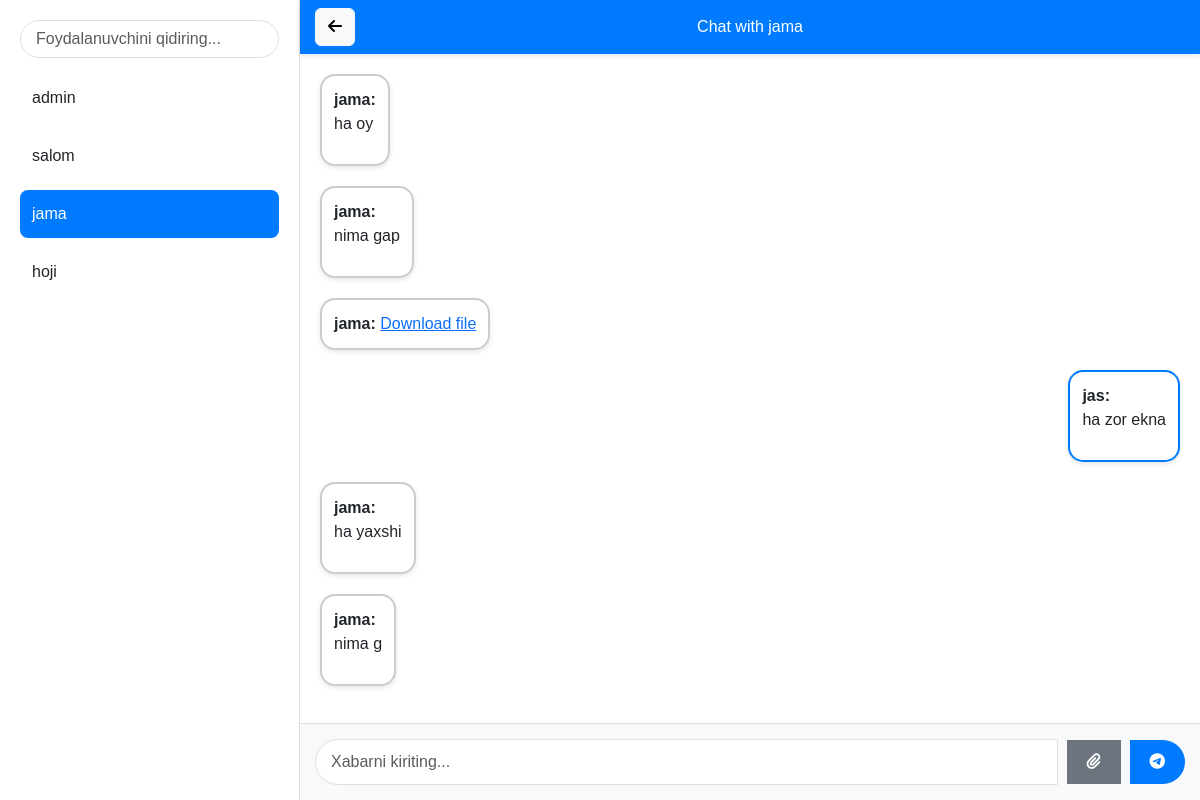
/chat/chat/jama/ (signed in), run on the app's committed database.
### chat/models.py (models this page shows, shortened)
class Message(models.Model):
    sender = models.ForeignKey(User, on_delete=models.CASCADE, related_name='sent_messages')
    receiver = models.ForeignKey(User, on_delete=models.CASCADE, related_name='received_messages')
    text = models.TextField(blank=True, null=True)  # Text maydoni majburiy emas
    file = models.FileField(upload_to='chat_files/', blank=True, null=True)  # Fayl maydoni
    timestamp = models.DateTimeField(auto_now_add=True)

### chat/views.py (the view)
# urls.py: path('chat/', chat_home, name='chat_home'),
@login_required
def chat_home(request, username=None):
    users = User.objects.exclude(username=request.user.username)
    if username:
        selected_user = User.objects.get(username=username)
        messages = Message.objects.filter(sender=request.user, receiver=selected_user) | Message.objects.filter(
            sender=selected_user, receiver=request.user)
        messages = messages.order_by('timestamp')
    else:
        selected_user = None
        messages = None
    if request.method == 'POST':
        form = MessageForm(request.POST, request.FILES)
        if form.is_valid():
            new_message = form.save(commit=False)
            new_message.sender = request.user
            new_message.receiver = selected_user
            new_message.save()
            return redirect('chat_home', username=username)
    else:
        form = MessageForm()
    context = {
        'users': users,
        'selected_user': selected_user,
        'messages': messages,
        'form': form,
    }
    return render(request, 'xabar.html', context=context)

### chat/forms.py
class MessageForm(forms.ModelForm):
    class Meta:
        model = Message
        fields = ['text', 'file']  # 'text' va 'file' maydonlarini qo‘shing
        widgets = {
            'text': forms.TextInput(attrs={'placeholder': 'Xabarni kiriting...'}),
        }

### templates/xabar.html (shortened to what this page needs)
<!DOCTYPE html>
<html lang="en">
<head>
    <link href="https://cdn.jsdelivr.net/npm/bootstrap@5.3.0/dist/css/bootstrap.min.css" rel="stylesheet">
    <link rel="stylesheet" href="https://cdnjs.cloudflare.com/ajax/libs/font-awesome/6.4.2/css/all.min.css">
</head>
<body>
    <div class="sidebar">
        <input type="text" class="form-control mb-3" placeholder="Foydalanuvchini qidiring...">
        <ul class="user-list">
            {% for user in users %}
                <li class="{% if selected_user and user == selected_user %}selected-user{% endif %}">
                    <a href="{% url 'chat_home' user.username %}" style="text-decoration: none; color: inherit;">
                        {{ user.username }}
                    </a>
                </li>
            {% endfor %}
        </ul>
    </div>
    <div class="chat-window">
        {% if selected_user %}
            <div class="chat-header">
                <a href="{% url 'asosiy' %}" class="btn btn-light back-button">
                    <i class="fas fa-arrow-left"></i>
                </a>
                Chat with {{ selected_user.username }}
            </div>
            <div class="chat-body">
                {% for message in messages %}
                    <div class="message {% if message.sender == request.user %}message-sent{% else %}message-received{% endif %}">
                        <strong>{{ message.sender.username }}:</strong>
                        {% if message.text %}
                            <p>{{ message.text }}</p>
                        {% endif %}
                        {% if message.file %}
                            {% with message.file.url as file_url %}
                                {% if file_url|slice:"-4:" == ".jpg" or file_url|slice:"-4:" == ".png" %}
                                    <img src="{{ file_url }}" alt="Image">
                                {% elif file_url|slice:"-4:" == ".mp4" %}
                                    <video src="{{ file_url }}" controls></video>
                                {% elif file_url|slice:"-4:" == ".mp3" %}
                                    <audio src="{{ file_url }}" controls></audio>
                                {% else %}
                                    <a href="{{ file_url }}" download>Download file</a>
                                {% endif %}
                            {% endwith %}
                        {% endif %}
                    </div>
                {% endfor %}
            </div>
            <div class="chat-footer">
                <form method="post" enctype="multipart/form-data" class="w-100 d-flex align-items-center">
                    <div class="input-group">
                        <input type="text" name="text" class="form-control" placeholder="Xabarni kiriting...">
                        <label for="file-input" class="btn-file">
                            <i class="fas fa-paperclip"></i>
                        </label>
                        <button class="btn-send" type="submit">
                            <i class="fab fa-telegram-plane"></i>
                        </button>
                    </div>
                </form>
            </div>
        {% endif %}
    </div>
</body>
</html>

### templates/xabar.html (style rules this page uses)
body { display: flex; height: 100vh; font-family: Arial, sans-serif; margin: 0; background-color: #f4f7f6; }
.sidebar { width: 25%; background-color: #ffffff; padding: 20px; border-right: 1px solid #e0e0e0; box-shadow: 2px 0 5px rgba(0,0,0,0.1); overflow-y: auto; height: 100%; }
.sidebar input[type="text"] { border-radius: 25px; padding-left: 15px; border: 1px solid #e0e0e0; }
.user-list { list-style: none; padding: 0; }
.user-list li { padding: 12px; margin-bottom: 10px; cursor: pointer; border-radius: 8px; transition: background-color 0.3s; }
.selected-user { background-color: #007bff; color: #fff; }
.chat-window { flex: 1; display: flex; flex-direction: column; background: #ffffff; }
.chat-header { background-color: #007bff; color: #fff; padding: 15px; text-align: center; position: relative; box-shadow: 0 2px 5px rgba(0,0,0,0.1); }
.chat-header .back-button { position: absolute; left: 15px; top: 50%; transform: translateY(-50%); }
.chat-body { flex: 1; padding: 20px; overflow-y: auto; display: flex; flex-direction: column; }
.chat-footer { border-top: 1px solid #e0e0e0; padding: 15px; background-color: #f8f9fa; display: flex; align-items: center; gap: 10px; }
.message { margin-bottom: 20px; padding: 12px; border-radius: 15px; max-width: 75%; position: relative; box-shadow: 0 2px 5px rgba(0,0,0,0.1); }
.message-sent { align-self: flex-end; background-color: #ffffff; border: 2px solid #007bff; }
.message-received { align-self: flex-start; background-color: #ffffff; border: 2px solid #ccc; }
.input-group { flex: 1; display: flex; align-items: center; gap: 10px; }
.btn-file, .btn-send { border-radius: 25px; padding: 10px 20px; cursor: pointer; transition: background-color 0.3s; }
.btn-file { background-color: #6c757d; color: #fff; border: none; }
.btn-send { background-color: #007bff; color: #fff; border: none; }
.input-group input[type="text"] { border-radius: 25px; padding: 10px 15px; border: 1px solid #e0e0e0; flex: 1; }

### data on the page
Message: sender.username "jama", text "ha oy"
Message: sender.username "jama", text "nima gap"
Message: sender.username "jama"
Message: sender.username "jas", text "ha zor ekna"
Message: sender.username "jama", text "ha yaxshi"
Message: sender.username "jama", text "nima g"

### other printed values
{{ user.username }} "admin"
{{ user.username }} "salom"
{{ user.username }} "jama"
{{ user.username }} "hoji"
{{ selected_user.username }} "jama"
